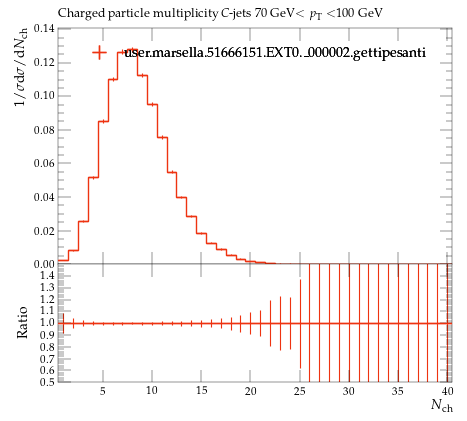

Generate this figure with Python:
#! /usr/bin/env python

# This Python script was auto-generated using YODA v2.0.2.
# Analysis object: /MC_HFDECAYS/avg_C_jet_ch_mult_70_100
# Timestamp: 24-07-2026 (16:40:05)

import matplotlib as mpl
import matplotlib.pyplot as plt
mpl.use('Agg') # comment out for interactive use
import os
import numpy as np

plotDir = os.path.split(os.path.realpath(__file__))[0]
if 'YODA_USER_PLOT_PATH' in globals():
    plot_outdir = globals()['YODA_USER_PLOT_PATH']
else:
    plot_outdir = plotDir

#plot style
plt.style.use(os.path.join(plotDir, '../default.mplstyle'))
# plot metadata
figW, figH = plt.rcParams['figure.figsize']
ax_xLabel = r'$N_\mathrm{ch}$'
ax_yLabel = r'$1/\sigma \mathrm{d}\sigma/\mathrm{d}N_\mathrm{ch}$'
ax_title  = r'Charged particle multiplicity $C$-jets 70 GeV$<p_\mathrm{T}<$100 GeV'
ax_xScale = 'linear'
ax_yScale = 'linear'
xLims = (0.5, 40.5)
yLims = (0.0, 0.14084433000000002)
xMinorTickMarks = 0

# TeX-friendly labels for the legend
labels = {
    'legend' : ([ r"user.marsella.51666151.EXT0.\_000002.gettipesanti" ], r""),
}

# Adjust canvas width and height
canvasW = 10.0
canvasH = 9.0
figW *= canvasW/10.
figH *= canvasH/9.

# Create figure and axis objects
fig, (ax, ratio0_ax) = plt.subplots(2, 1, sharex=True,
                  figsize=(figW,figH), gridspec_kw={'height_ratios': (6.0, 3.0)})

# Set figure margins
plt.subplots_adjust(
    left   = 1.0 * plt.rcParams['figure.subplot.left'],
    right  = 1.0 * plt.rcParams['figure.subplot.right'],
    top    = 1.0 * plt.rcParams['figure.subplot.top'],
    bottom = 1.0 * plt.rcParams['figure.subplot.bottom'])

ratio0_ax.yaxis.set_major_locator(mpl.ticker.MultipleLocator(0.1))
ratio0_ax.set_ylim(0.5, 1.4999)
ratio0_ax.set_ylabel('Ratio')
ratio0_ax.xaxis.set_minor_locator(mpl.ticker.NullLocator())

# the numerical data is stored in a separate file
dataf = dict()
prefix = os.path.split(__file__)[0]
if prefix:    prefix = prefix + '/'
exec(open(prefix+'avg_C_jet_ch_mult_70_100__data.py').read(), dataf)


legend_handles = dict() # keep track of handles for the legend

# style options for curves
# starts at zorder>=5 to draw curve on top of legend
styles = {
  'user.marsella.51666151.EXT0._000002.gettipesanti.yoda.gz': {
    'color' : '#EE3311',
    'linestyle' : '-',
    'linewidth' : 1,
    'marker' : 'none',
    'markersize' : 2,
    'capsize' : 0.0,
    'zorder' : 5,
    'histstyle' : 1,
    'drawstyle' : 'steps-pre',
    'xerrorbars' : 1,
    'yerrorbars' : 1,
    'fillcolor' : None,
    'fillopacity' : 1.0,
    'ratio0_linestyle' : '-',
    'ratio0_linewidth' : 1,
    'ratio0_marker' : 'none',
    'ratio0_markersize' : 2,
    'ratio0_capsize' : 0.0,
    'ratio0_zorder' : 5,
    'ratio0_histstyle' : 1,
    'ratio0_drawstyle' : 'steps-pre',
    'ratio0_xerrorbars' : 1,
    'ratio0_yerrorbars' : 1,
  },
}

# curve from input yoda files in main panel
for label, yvals in dataf['yvals'].items():
    if all(np.isnan(v) for v in dataf['yvals'][label]):
        continue
    tmp = None
    if styles[label]['histstyle']: # draw as histogram
        xpos = dataf['xedges'][label] if styles[label]['drawstyle'] else dataf['xpoints'][label]
        ypos = np.insert(yvals, 0, yvals[0]) if styles[label]['drawstyle'] else yvals
        if styles[label]['fillcolor']: # fill area below curve
            ax.fill_between(xpos, ypos, step='pre',
                            color=styles[label]['fillcolor'],
                            alpha=styles[label]['fillopacity'])
        tmp, = ax.plot(xpos, ypos,
                       color=styles[label]['color'],
                       linestyle=styles[label]['linestyle'],
                       linewidth=styles[label]['linewidth'],
                       drawstyle=styles[label]['drawstyle'], solid_joinstyle='miter',
                       zorder=styles[label]['zorder'], label=label)
    tmp = ax.errorbar(dataf['xpoints'][label], yvals,
                      xerr=np.array(dataf['xerrs'][label])*styles[label]['xerrorbars'],
                      yerr=np.array(dataf['yerrs'][label])*styles[label]['yerrorbars'],
                      fmt=styles[label]['marker'], capsize=styles[label]['capsize'],
                      markersize=styles[label]['markersize'],
                      ecolor=styles[label]['color'],
                      color=styles[label]['color'], zorder=styles[label]['zorder'])
    tmp[-1][0].set_linestyle(styles[label]['linestyle'])
    tmp[-1][0].set_linewidth(styles[label]['linewidth'])
    if label in dataf['add_legend_handle']:  legend_handles[label] = tmp
    for varLabel in dataf['variation_yvals'].keys():
        if varLabel.startswith(label):
            tmp, = ax.plot(dataf['xedges'][label], dataf['variation_yvals'][varLabel],
                           color=styles[label]['color'],
                           linestyle=styles[label]['linestyle'],
                           linewidth=styles[label]['linewidth'],
                           drawstyle='steps-pre', solid_joinstyle='miter',
                           zorder=styles[label]['zorder'], alpha=0.5)


# plots on ratio panel
# curve from input yoda files in ratio panel
for label, yvals in dataf['ratio0_yvals'].items():
    if all(np.isnan(v) for v in yvals):
        continue
    if styles[label]['ratio0_histstyle']: # plot as histogram
        xpos = dataf['xedges']['user.marsella.51666151.EXT0._000002.gettipesanti.yoda.gz'] if styles[label]['ratio0_drawstyle'] else dataf['xpoints']['user.marsella.51666151.EXT0._000002.gettipesanti.yoda.gz']
        ypos = np.insert(yvals, 0, yvals[0]) if styles[label]['ratio0_drawstyle'] else yvals
        ratio0_ax.plot(xpos, ypos,
                       color=styles[label]['color'],
                       linewidth=styles[label]['linewidth'],
                       linestyle=styles[label]['ratio0_linestyle'],
                       drawstyle=styles[label]['ratio0_drawstyle'], zorder=styles[label]['zorder'],
                       solid_joinstyle='miter')
    tmp = ratio0_ax.errorbar(dataf['xpoints']['user.marsella.51666151.EXT0._000002.gettipesanti.yoda.gz'], yvals,
                             xerr=np.array(dataf['ref_xerrs'])*styles[label]['ratio0_xerrorbars'],
                             yerr=np.array(dataf['ratio0_yerrs'][label])*styles[label]['ratio0_yerrorbars'],
                             fmt=styles[label]['ratio0_marker'], capsize=styles[label]['ratio0_capsize'],
                             markersize=styles[label]['ratio0_markersize'],
                             ecolor=styles[label]['color'],
                             color=styles[label]['color'])
    tmp[-1][0].set_linestyle(styles[label]['ratio0_linestyle'])
    tmp[-1][0].set_linewidth(styles[label]['ratio0_linewidth'])

    for varlabel in dataf['ratio0_variation_vals'].keys():
        if varlabel.startswith(label):
            ratio0_ax.plot(dataf['xedges']['user.marsella.51666151.EXT0._000002.gettipesanti.yoda.gz'],
                            dataf['ratio0_variation_vals'][varlabel],
                            color=styles[label]['color'],
                            linestyle=styles[label]['linestyle'],
                            linewidth=styles[label]['linewidth'],
                            drawstyle='steps-pre', solid_joinstyle='miter',
                            zorder=1, alpha=0.5)

legend_items = list(legend_handles.values())
ax.add_artist(ax.legend(legend_items,
                        labels['legend'][0],
                        title=labels['legend'][1],
                        alignment='left',
                        loc='upper center',
                        bbox_to_anchor=(0.5, 0.97)))

# set plot metadata as defined above
ratio0_ax.set_xlabel(ax_xLabel)
ratio0_ax.xaxis.set_label_coords(1., -0.15)
ax.set_ylabel(ax_yLabel, ha='right', va='top')
ax.yaxis.set_label_coords(-0.11, 1.0)
ax.set_title(ax_title, loc='left')
ax.set_xscale(ax_xScale)
ax.set_yscale(ax_yScale)
ax.set_xlim(xLims)
ax.set_ylim(yLims)

# tick formatting
plt.rcParams['xtick.top'] = True
plt.rcParams['ytick.right'] = True
ax.xaxis.set_minor_locator(mpl.ticker.NullLocator())
fig.align_ylabels((ax, ratio0_ax))
plt.savefig(os.path.join(plot_outdir, 'avg_C_jet_ch_mult_70_100.pdf'), format='PDF')
plt.savefig(os.path.join(plot_outdir, 'avg_C_jet_ch_mult_70_100.png'), format='PNG')

plt.close(fig)
